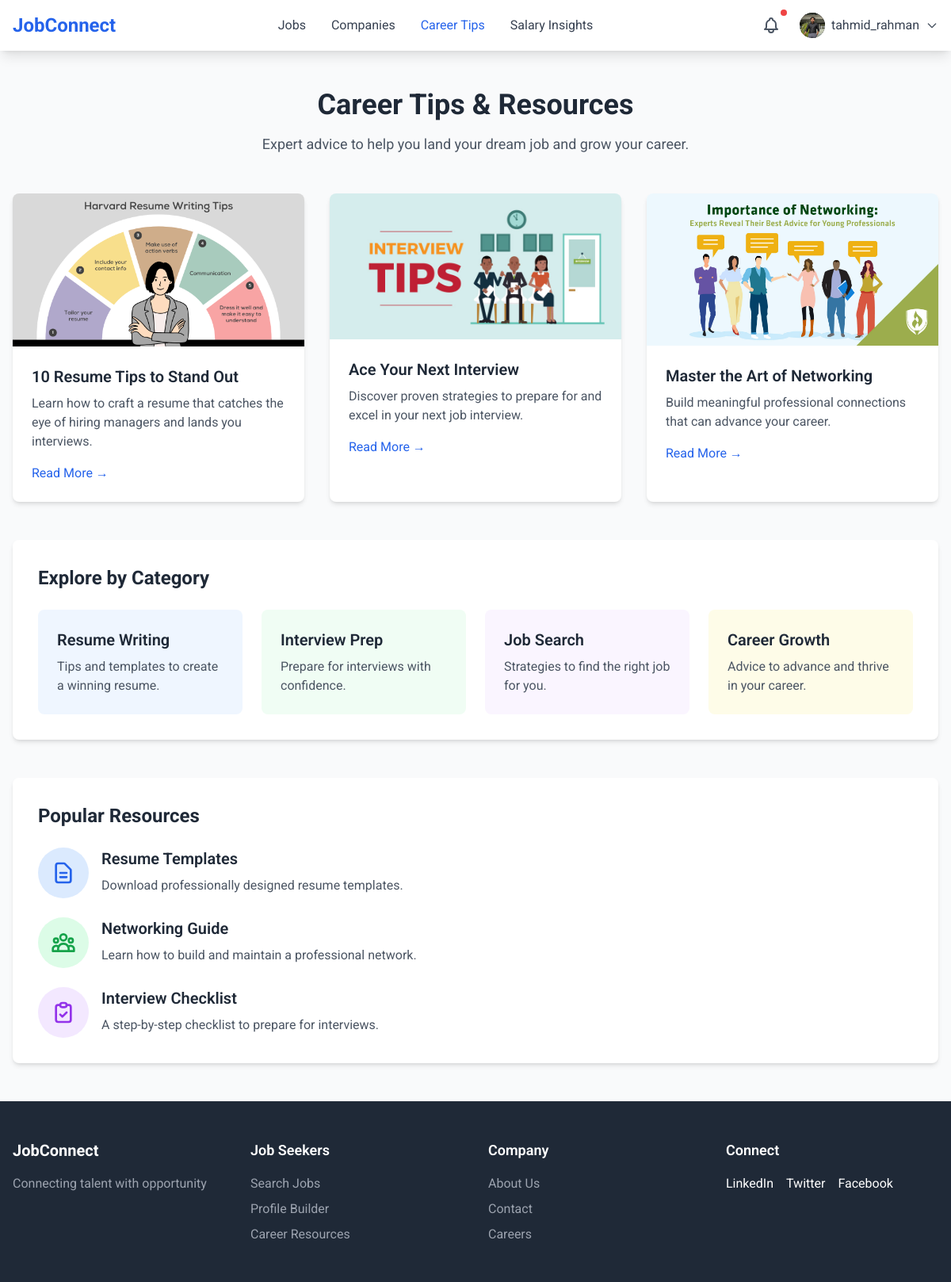
Screenshot of /jobseeker/tips/ (signed in) with the database file from the repository.
### accounts/models.py (models this page shows, shortened)
class CustomUser(AbstractBaseUser, PermissionsMixin):
    id = models.AutoField(primary_key=True)
    name = models.CharField(max_length=100)
    username = models.CharField(max_length=100, unique=True)
    email = models.EmailField(unique=True)
    phone_no = models.IntegerField(max_length=15,null=True,blank=True)
    role = models.CharField(max_length=50, choices=[
        ('admin', 'Admin'),
        ('user', 'User'),
        ('employee', 'Employee'),
    ], default='user')
    status = models.CharField(max_length=50, choices=[
        ('approved','Approved'),
        ('pending', 'Pending'),
    ],default='pending')
    is_active = models.BooleanField(default=True)
    is_staff = models.BooleanField(default=False)
    google_id = models.CharField(max_length=255, blank=True, null=True)
    email_verified = models.BooleanField(default=False)
    objects = CustomUserManager()
    USERNAME_FIELD = 'email'
    REQUIRED_FIELDS = ['username', 'name']

### jobseeker/models.py (models this page shows, shortened)
class Profile(models.Model):
    user = models.OneToOneField(CustomUser, on_delete=models.CASCADE, related_name='profile')
    profile_id = models.AutoField(primary_key=True)
    profile_picture = models.ImageField(upload_to='profile_pics/', blank=True, null=True,default='profile_pics/profile_1.png')
    google_picture_url = models.URLField(blank=True, null=True)
    first_name = models.CharField(max_length=50, blank=True, null=True)
    last_name = models.CharField(max_length=50, blank=True, null=True)
    job_title = models.CharField(max_length=100, blank=True, null=True)
    location = models.CharField(max_length=100, blank=True, null=True)
    about_me = models.TextField( blank=True, null=True)
    establised_at = models.DateField(blank=True, null=True)
    total_employees = models.IntegerField(blank=True, null=True)

### jobseeker/views.py (the view)
    def wrapper(request, *args, **kwargs):
        if request.user.role != 'user':
            messages.error(request, "You are not authorized to view this page.")
            return redirect('login')
        return view_func(request, *args, **kwargs)

### jobseeker/views.py (called while the page is built)
def user_role_required(view_func):
    def wrapper(request, *args, **kwargs):
        if request.user.role != 'user':
            messages.error(request, "You are not authorized to view this page.")
            return redirect('login')
        return view_func(request, *args, **kwargs)
    return wrapper

@user_role_required
@login_required
def tips(request):
    return render(request, 'jobseeker/tips.html')

### static/templates/jobseeker/tips.html (shortened to what this page needs)
{% extends 'base.html' %}
{% block nav %}
{% include 'components/main_nav.html' %}
{% endblock nav %}
{% load static %}
{% block content %}
<section class="py-12 bg-gray-50">
    <div class="max-w-7xl mx-auto px-4">
        <div class="text-center mb-12">
            <h1 class="text-4xl font-bold text-gray-800 mb-4">Career Tips & Resources</h1>
            <p class="text-lg text-gray-600">Expert advice to help you land your dream job and grow your career.</p>
        </div>
        <div class="grid grid-cols-1 md:grid-cols-2 lg:grid-cols-3 gap-8 mb-12">
            <div class="bg-white rounded-lg shadow-md hover:shadow-lg transition-shadow">
                <img src="{% static 'image/Harvard Resume Writing Tips.png' %}" alt="Resume Tips"
                    class="w-full rounded-t-lg">
                <div class="p-6">
                    <h3 class="text-xl font-semibold text-gray-800 mb-2">10 Resume Tips to Stand Out</h3>
                    <p class="text-gray-600 mb-4">
                        Learn how to craft a resume that catches the eye of hiring managers and lands you
                        interviews.
                    </p>
                    <a href="resume_tips" class="text-blue-600 hover:text-blue-700">Read More →</a>
                </div>
            </div>
            <div class="bg-white rounded-lg shadow-md hover:shadow-lg transition-shadow">
                <img src="{% static 'image/image.png' %}" alt="Interview Tips" class="w-full rounded-t-lg">
                <div class="p-6">
                    <h3 class="text-xl font-semibold text-gray-800 mb-2">Ace Your Next Interview</h3>
                    <p class="text-gray-600 mb-4">
                        Discover proven strategies to prepare for and excel in your next job interview.
                    </p>
                    <a href="interview_tips" class="text-blue-600 hover:text-blue-700">Read More →</a>
                </div>
            </div>
            <div class="bg-white rounded-lg shadow-md hover:shadow-lg transition-shadow">
                <img src="{% static 'image/image2.png' %}" alt="Networking Tips" class="w-full rounded-t-lg">
                <div class="p-6">
                    <h3 class="text-xl font-semibold text-gray-800 mb-2">Master the Art of Networking</h3>
                    <p class="text-gray-600 mb-4">
                        Build meaningful professional connections that can advance your career.
                    </p>
                    <a href="networking_tips" class="text-blue-600 hover:text-blue-700">Read More →</a>
                </div>
            </div>
        </div>
        <div class="bg-white p-8 rounded-lg shadow-md mb-12">
            <h2 class="text-2xl font-bold text-gray-800 mb-6">Explore by Category</h2>
            <div class="grid grid-cols-1 md:grid-cols-2 lg:grid-cols-4 gap-6">
                <div class="p-6 bg-blue-50 rounded-lg hover:bg-blue-100 transition-colors">
                    <h3 class="text-xl font-semibold text-gray-800 mb-2">Resume Writing</h3>
                    <p class="text-gray-600">Tips and templates to create a winning resume.</p>
                </div>
                <div class="p-6 bg-green-50 rounded-lg hover:bg-green-100 transition-colors">
                    <h3 class="text-xl font-semibold text-gray-800 mb-2">Interview Prep</h3>
                    <p class="text-gray-600">Prepare for interviews with confidence.</p>
                </div>
                <div class="p-6 bg-purple-50 rounded-lg hover:bg-purple-100 transition-colors">
                    <h3 class="text-xl font-semibold text-gray-800 mb-2">Job Search</h3>
                    <p class="text-gray-600">Strategies to find the right job for you.</p>
                </div>
                <div class="p-6 bg-yellow-50 rounded-lg hover:bg-yellow-100 transition-colors">
                    <h3 class="text-xl font-semibold text-gray-800 mb-2">Career Growth</h3>
                    <p class="text-gray-600">Advice to advance and thrive in your career.</p>
                </div>
            </div>
        </div>
        <div class="bg-white p-8 rounded-lg shadow-md">
            <h2 class="text-2xl font-bold text-gray-800 mb-6">Popular Resources</h2>
            <div class="space-y-6">
                <div class="flex items-start space-x-4">
                    <div class="w-16 h-16 bg-blue-100 rounded-full flex items-center justify-center">
                        <svg class="w-8 h-8 text-blue-600" fill="none" stroke="currentColor" viewBox="0 0 24 24">
                            <path stroke-linecap="round" stroke-linejoin="round" stroke-width="2"
                                d="M9 12h6m-6 4h6m2 5H7a2 2 0 01-2-2V5a2 2 0 012-2h5.586a1 1 0 01.707.293l5.414 5.414a1 1 0 01.293.707V19a2 2 0 01-2 2z" />
                        </svg>
                    </div>
                    <div>
                        <h3 class="text-xl font-semibold text-gray-800 mb-2">Resume Templates</h3>
                        <p class="text-gray-600">Download professionally designed resume templates.</p>
                    </div>
                </div>
                <div class="flex items-start space-x-4">
                    <div class="w-16 h-16 bg-green-100 rounded-full flex items-center justify-center">
                    </div>
                    <div>
                        <h3 class="text-xl font-semibold text-gray-800 mb-2">Networking Guide</h3>
                        <p class="text-gray-600">Learn how to build and maintain a professional network.</p>
                    </div>
                </div>
                <div class="flex items-start space-x-4">
                    <div class="w-16 h-16 bg-purple-100 rounded-full flex items-center justify-center">
                        <svg class="w-8 h-8 text-purple-600" fill="none" stroke="currentColor" viewBox="0 0 24 24">
                            <path stroke-linecap="round" stroke-linejoin="round" stroke-width="2"
                                d="M9 5H7a2 2 0 00-2 2v12a2 2 0 002 2h10a2 2 0 002-2V7a2 2 0 00-2-2h-2M9 5a2 2 0 002 2h2a2 2 0 002-2M9 5a2 2 0 012-2h2a2 2 0 012 2m-6 9l2 2 4-4" />
                        </svg>
                    </div>
                    <div>
                        <h3 class="text-xl font-semibold text-gray-800 mb-2">Interview Checklist</h3>
                        <p class="text-gray-600">A step-by-step checklist to prepare for interviews.</p>
                    </div>
                </div>
            </div>
        </div>
    </div>
</section>
{% endblock content %}
{% block footer %}
<div class="footer-container hidden md:block">
    {% include 'components/footer.html' %}
</div>
{% endblock footer %}

### static/templates/components/main_nav.html (shortened to what this page needs)
<nav class="bg-white shadow-lg sticky top-0 z-[10]">
    <div class="max-w-7xl mx-auto px-4">
        <div class="flex justify-between items-center h-16">
            <a href="/jobseeker/jobs/" class="flex items-center">
                <span class="text-2xl font-bold text-blue-600">JobConnect</span>
            </a>
            <div class="hidden md:flex space-x-8">
                <a href="/jobseeker/jobs"
                    class="hover:text-blue-600 {% if '/jobseeker/jobs' in request.path %} text-blue-600 {% else %} text-gray-700 {% endif %} ">
                    Jobs
                </a>
                <a href="/jobseeker/company"
                    class="{% if '/jobseeker/company' in request.path %} text-blue-600 {% else %} text-gray-700 {% endif %} hover:text-blue-600">Companies</a>
                <a href="/jobseeker/tips"
                    class="{% if '/jobseeker/tips' in request.path %} text-blue-600 {% else %} text-gray-700 {% endif %} hover:text-blue-600">Career
                    Tips</a>
                <a href="/jobseeker/salaryinsight"
                    class="{% if '/jobseeker/salaryinsight' in request.path %} text-blue-600 {% else %} text-gray-700 {% endif %} hover:text-blue-600">Salary
                    Insights</a>
            </div>
            <div class="flex items-center space-x-4">
                <div class="relative">
                    <button id="notificationButton" class="p-2 text-gray-600 hover:text-blue-600 relative">
                        <span class="absolute top-0 right-0 w-2 h-2 bg-red-500 rounded-full"></span>
                    </button>
                </div>
                <div class="relative">
                    <button id="profileButton" class="flex items-center space-x-2 focus:outline-none">
                        <img src="{{ request.user.profile.profile_picture.url }}" alt="Profile"
                            class="w-8 h-8 rounded-full bg-black">
                        <span class="hidden md:block text-gray-700">{{ request.user.username }}</span>
                        <svg class="w-4 h-4 text-gray-600" fill="none" stroke="currentColor" viewBox="0 0 24 24">
                            <path stroke-linecap="round" stroke-linejoin="round" stroke-width="2" d="M19 9l-7 7-7-7" />
                        </svg>
                    </button>
                </div>
            </div>
        </div>
    </div>
</nav>

### rows the page displays
CustomUser: user.profile.profile_picture (picture), user.username "tahmid_rahman"
